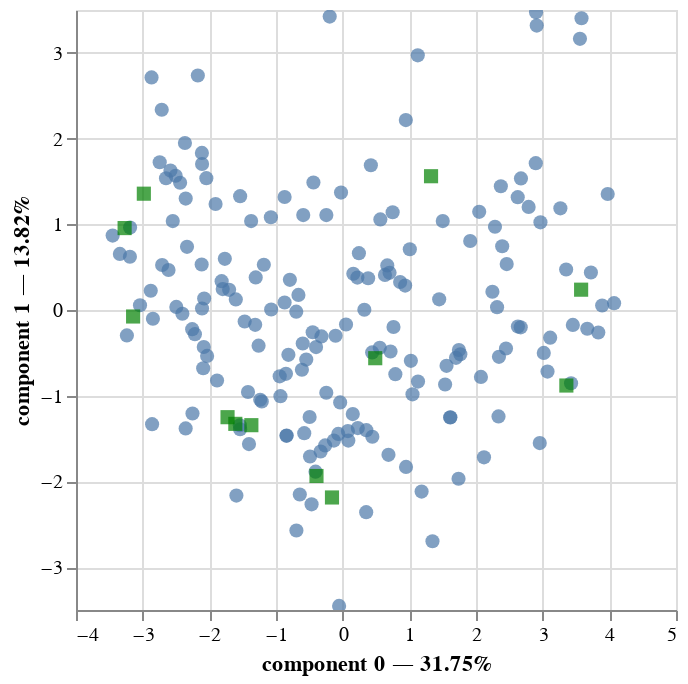

Notebook source saved alongside this figure:
### Markdown cell above
Above we only considered the mean value of each phenotype within each age group.  We can also consider the dispersion, as measured by the standard deviation (SD).

### Code cell
pca = prince.PCA(n_components=2)
pca = pca.fit(dc)
pca.plot(dc)

### Figure 1 — Vega-Lite specification as saved in the notebook (floating-point values rounded to 4 significant figures; data arrays with more than 128 entries replaced by an {"elided": "..."} marker saying what was removed)
{"config": {"view": {"continuousWidth": 300, "continuousHeight": 300}}, "layer": [{"data": {"name": "data-5ae833c718c88ad9e4c6b4918425d15b"}, "mark": {"type": "circle", "size": 50}, "encoding": {"tooltip": [{"field": "index", "type": "nominal"}, {"field": "component 0", "type": "quantitative"}, {"field": "component 1", "type": "quantitative"}], "x": {"axis": {"title": "component 0 — 31.75%"}, "field": "component 0", "scale": {"zero": false}, "type": "quantitative"}, "y": {"axis": {"title": "component 1 — 13.82%"}, "field": "component 1", "scale": {"zero": false}, "type": "quantitative"}}, "name": "view_2"}, {"data": {"name": "data-855c2479886ba4cf5ed24b2e8fa61df7"}, "mark": {"type": "square", "color": "green", "size": 50}, "encoding": {"tooltip": [{"field": "variable", "type": "nominal"}], "x": {"field": "component 0", "scale": {"zero": false}, "type": "quantitative"}, "y": {"field": "component 1", "scale": {"zero": false}, "type": "quantitative"}}}], "params": [{"name": "param_2", "select": {"type": "interval", "encodings": ["x", "y"]}, "bind": "scales", "views": ["view_2"]}], "$schema": "https://vega.github.io/schema/vega-lite/v5.20.1.json", "datasets": {"data-5ae833c718c88ad9e4c6b4918425d15b": {"elided": "182 records"}, "data-855c2479886ba4cf5ed24b2e8fa61df7": [{"variable": "3_mn", "component 0": -3.271, "component 1": 0.9558, "label": "3_mn"}, {"variable": "5_mn", "component 0": -2.982, "component 1": 1.357, "label": "5_mn"}, {"variable": "8_mn", "component 0": -3.143, "component 1": -0.07565, "label": "8_mn"}, {"variable": "14_mn", "component 0": -0.3927, "component 1": -1.937, "label": "14_mn"}, {"variable": "20_mn", "component 0": 3.577, "component 1": 0.237, "label": "20_mn"}, {"variable": "26_mn", "component 0": 3.355, "component 1": -0.8811, "label": "26_mn"}, {"variable": "3_sd", "component 0": -1.37, "component 1": -1.344, "label": "3_sd"}, {"variable": "5_sd", "component 0": -1.727, "component 1": -1.25, "label": "5_sd"}, {"variable": "8_sd", "component 0": -1.61, "component 1": -1.328, "label": "8_sd"}, {"variable": "14_sd", "component 0": -0.1603, "component 1": -2.187, "label": "14_sd"}, {"variable": "20_sd", "component 0": 1.326, "component 1": 1.561, "label": "20_sd"}, {"variable": "26_sd", "component 0": 0.4886, "component 1": -0.5623, "label": "26_sd"}]}}
